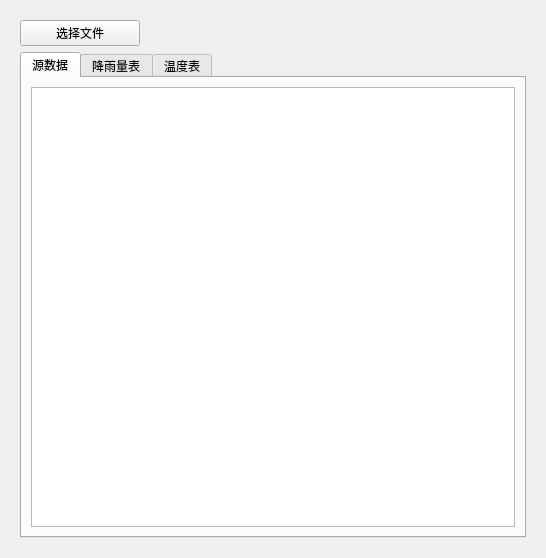
<?xml version="1.0" encoding="UTF-8"?>
<ui version="4.0">
 <class>AgriAPSimMet</class>
 <widget class="QWidget" name="AgriAPSimMet">
  <property name="geometry">
   <rect>
    <x>0</x>
    <y>0</y>
    <width>546</width>
    <height>558</height>
   </rect>
  </property>
  <property name="windowTitle">
   <string>Form</string>
  </property>
  <layout class="QGridLayout" name="gridLayout">
   <item row="0" column="0">
    <widget class="QWidget" name="widget" native="true">
     <layout class="QVBoxLayout" name="verticalLayout">
      <item>
       <layout class="QHBoxLayout" name="horizontalLayout_3" stretch="0,0,2">
        <item>
         <widget class="QPushButton" name="BT_LoadData">
          <property name="minimumSize">
           <size>
            <width>120</width>
            <height>0</height>
           </size>
          </property>
          <property name="maximumSize">
           <size>
            <width>120</width>
            <height>16777215</height>
           </size>
          </property>
          <property name="text">
           <string>选择文件</string>
          </property>
         </widget>
        </item>
        <item>
         <spacer name="horizontalSpacer_2">
          <property name="orientation">
           <enum>Qt::Horizontal</enum>
          </property>
          <property name="sizeHint" stdset="0">
           <size>
            <width>40</width>
            <height>20</height>
           </size>
          </property>
         </spacer>
        </item>
        <item>
         <widget class="QLabel" name="FL_Name">
          <property name="sizePolicy">
           <sizepolicy hsizetype="Minimum" vsizetype="Preferred">
            <horstretch>0</horstretch>
            <verstretch>0</verstretch>
           </sizepolicy>
          </property>
          <property name="minimumSize">
           <size>
            <width>300</width>
            <height>0</height>
           </size>
          </property>
          <property name="maximumSize">
           <size>
            <width>200</width>
            <height>16777215</height>
           </size>
          </property>
          <property name="text">
           <string/>
          </property>
         </widget>
        </item>
       </layout>
      </item>
      <item>
       <widget class="QTabWidget" name="tabWidget">
        <property name="currentIndex">
         <number>0</number>
        </property>
        <widget class="QWidget" name="tab">
         <attribute name="title">
          <string>源数据</string>
         </attribute>
         <layout class="QVBoxLayout" name="verticalLayout_2">
          <item>
           <widget class="QTextBrowser" name="raw_data"/>
          </item>
         </layout>
        </widget>
        <widget class="QWidget" name="tab_2">
         <attribute name="title">
          <string>降雨量表</string>
         </attribute>
        </widget>
        <widget class="QWidget" name="tab_3">
         <attribute name="title">
          <string>温度表</string>
         </attribute>
        </widget>
       </widget>
      </item>
     </layout>
    </widget>
   </item>
  </layout>
 </widget>
 <resources/>
 <connections/>
</ui>
